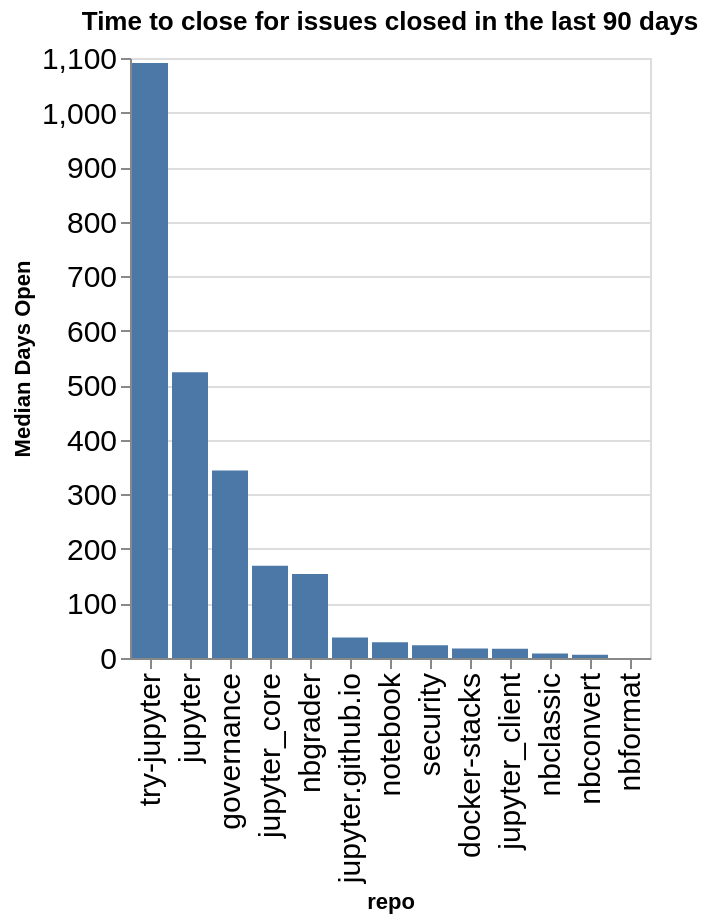

The cell this chart's notebook holds for it:
### Code cell
time_open = closed.groupby(['org', 'repo']).agg({'time_open': 'median'}).reset_index()
time_open['time_open'] = time_open['time_open'] / (60 * 60 * 24)
time_open['org/repo'] = time_open.apply(lambda a: a['org'] + '/' + a['repo'], axis=1)
sorted_vals = time_open.sort_values(['org', 'time_open'], ascending=False)['repo'].values
alt.Chart(data=time_open, title=f"Time to close for issues closed in the last {n_days} days").mark_bar().encode(
    x=alt.X('repo', sort=alt.Sort(sorted_vals.tolist())),
    y=alt.Y('time_open', title="Median Days Open"),
)

### Figure 1 — Vega-Lite specification as saved in the notebook (floating-point values rounded to 4 significant figures)
{"config": {"axisLeft": {"labelFontSize": 15}, "axisBottom": {"labelFontSize": 15}}, "data": {"name": "data-2485cc5800594354d4a74e4465c4d7b3"}, "mark": {"type": "bar"}, "encoding": {"x": {"field": "repo", "sort": ["try-jupyter", "jupyter", "governance", "jupyter_core", "nbgrader", "jupyter.github.io", "notebook", "security", "docker-stacks", "jupyter_client", "nbclassic", "nbconvert", "nbformat"], "type": "nominal"}, "y": {"field": "time_open", "title": "Median Days Open", "type": "quantitative"}}, "title": "Time to close for issues closed in the last 90 days", "$schema": "https://vega.github.io/schema/vega-lite/v5.20.1.json", "datasets": {"data-2485cc5800594354d4a74e4465c4d7b3": [{"org": "jupyter", "repo": "docker-stacks", "time_open": 17.3, "org/repo": "jupyter/docker-stacks"}, {"org": "jupyter", "repo": "governance", "time_open": 343.6, "org/repo": "jupyter/governance"}, {"org": "jupyter", "repo": "jupyter", "time_open": 523.9, "org/repo": "jupyter/jupyter"}, {"org": "jupyter", "repo": "jupyter.github.io", "time_open": 37.37, "org/repo": "jupyter/jupyter.github.io"}, {"org": "jupyter", "repo": "jupyter_client", "time_open": 17.07, "org/repo": "jupyter/jupyter_client"}, {"org": "jupyter", "repo": "jupyter_core", "time_open": 169.1, "org/repo": "jupyter/jupyter_core"}, {"org": "jupyter", "repo": "nbclassic", "time_open": 8.41, "org/repo": "jupyter/nbclassic"}, {"org": "jupyter", "repo": "nbconvert", "time_open": 5.779, "org/repo": "jupyter/nbconvert"}, {"org": "jupyter", "repo": "nbformat", "time_open": 0.001921, "org/repo": "jupyter/nbformat"}, {"org": "jupyter", "repo": "nbgrader", "time_open": 154.0, "org/repo": "jupyter/nbgrader"}, {"org": "jupyter", "repo": "notebook", "time_open": 28.87, "org/repo": "jupyter/notebook"}, {"org": "jupyter", "repo": "security", "time_open": 23.45, "org/repo": "jupyter/security"}, {"org": "jupyter", "repo": "try-jupyter", "time_open": 1091.0, "org/repo": "jupyter/try-jupyter"}]}}
